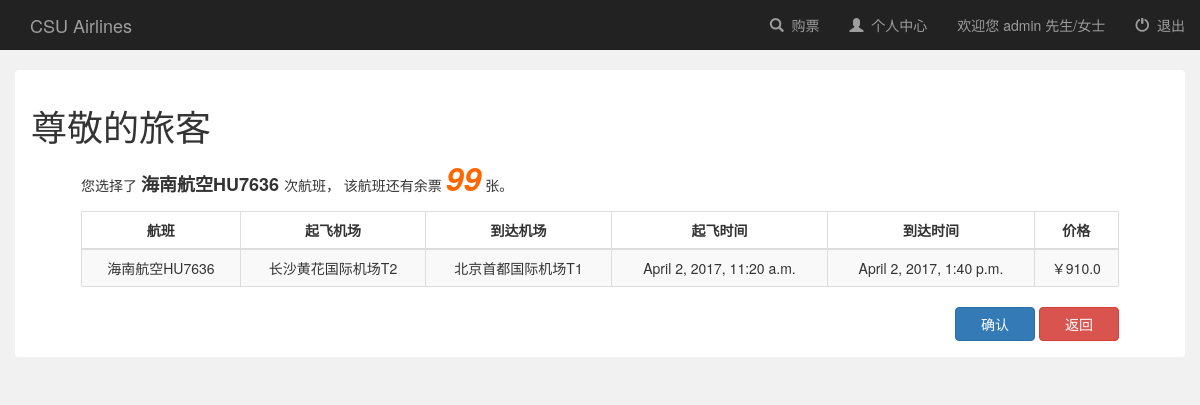
Page /booksystem/book/flight/4/ (signed in) on the committed database.
### booksystem/models.py (models this page shows, shortened)
class Flight(models.Model):
    user = models.ManyToManyField(
        User, default=1)  # 有了这个字段之后，默认的后台添加失效，必须要自定义Form，除去这个字段
    name = models.CharField(max_length=100)  # 班次  南方航空CZ3969
    leave_city = models.CharField(max_length=100, null=True)  # 离开城市
    arrive_city = models.CharField(max_length=100, null=True)  # 到达城市
    leave_airport = models.CharField(max_length=100, null=True)  # 离开的机场
    arrive_airport = models.CharField(max_length=100, null=True)  # 到达的机场
    leave_time = models.DateTimeField(
        null=True)  # DateTimeField包括了DateField信息，并且添加了时间
    arrive_time = models.DateTimeField(null=True)
    capacity = models.IntegerField(default=0, null=True)  # 座位总数
    price = models.FloatField(default=0, null=True)  # 价格
    book_sum = models.IntegerField(default=0, null=True)  # 订票总人数
    income = models.FloatField(default=0, null=True)  # 收入

### booksystem/views.py (the view, shortened to what this page needs)
# urls.py: url(r'^book/flight/(?P<flight_id>[0-9]+)/$', views.book_ticket, name='book_ticket'),  # 订票
@csrf_exempt
def book_ticket(request, flight_id):
    if not request.user.is_authenticated:  # 如果没登录就render登录页面
        return render(request, 'booksystem/login.html')
    else:
        flight = Flight.objects.get(pk=flight_id)
        booked_flights = Flight.objects.filter(user=request.user)  # 返回 QuerySet
        if flight in booked_flights:
            return render(request, 'booksystem/book_conflict.html')
        context = {'flight': flight, 'username': request.user.username}
        return render(request, 'booksystem/book_flight.html', context)

### booksystem/templates/booksystem/book_flight.html (shortened to what this page needs)
{% extends 'booksystem/base.html' %}
{% block login_display %}
    <a href="#">欢迎您 {{ username }} 先生/女士</a>
{% endblock %}
{% block content %}
    <div class="container-fluid" style="margin-top: 20px">
        <div class="alert" style="background-color: white;overflow: hidden">
            <h1>尊敬的旅客</h1>
            <div id="info_body" style="margin-left: 50px;margin-right: 50px">
                <p>
                    您选择了 <strong style="font-size: large"> {{ flight.name }} </strong> 次航班，
                    该航班还有余票
                    <strong id="remain_seats"
                            style="font-size: xx-large;color: #ff6600;font-style: italic">{{ flight.capacity }}</strong>
                    张。
                </p>
                <table class="table table-striped table-bordered">
                    <thead>
                    <tr>
                        <th style="text-align: center">航班</th>
                        <th style="text-align: center">起飞机场</th>
                        <th style="text-align: center">到达机场</th>
                        <th style="text-align: center">起飞时间</th>
                        <th style="text-align: center">到达时间</th>
                        <th style="text-align: center">价格</th>
                    </tr>
                    </thead>
                    <tbody style="text-align: center">
                    <tr>
                        <td>{{ flight.name }}</td>
                        <td>{{ flight.leave_city }}{{ flight.leave_airport }}</td>
                        <td>{{ flight.arrive_city }}{{ flight.arrive_airport }}</td>
                        <td>{{ flight.leave_time }}</td>
                        <td>{{ flight.arrive_time }}</td>
                        <td>￥{{ flight.price }}</td>
                    </tr>
                    </tbody>
                </table>
                <div id="book_btns" align="right">
                    <form onsubmit="return PostData()" method="post" style="display: inline">
                        <input class="btn btn-primary" style="width: 80px" value="确认" type="submit"
                               onclick="confirm_info()">
                    </form>
                    <a href="" class="btn btn-danger" style="width: 80px" onclick="history.back();">返回</a>
                </div>
            </div>
        </div>
    </div>
{% endblock %}

### rows in the picture
Flight: name "海南航空HU7636", capacity "99", leave_city "长沙", leave_airport "黄花国际机场T2", arrive_city "北京", arrive_airport "首都国际机场T1", leave_time "April 2, 2017, 11:20 a.m.", arrive_time "April 2, 2017, 1:40 p.m.", price "910.0"

### other values in the picture
{{ username }} "admin"
